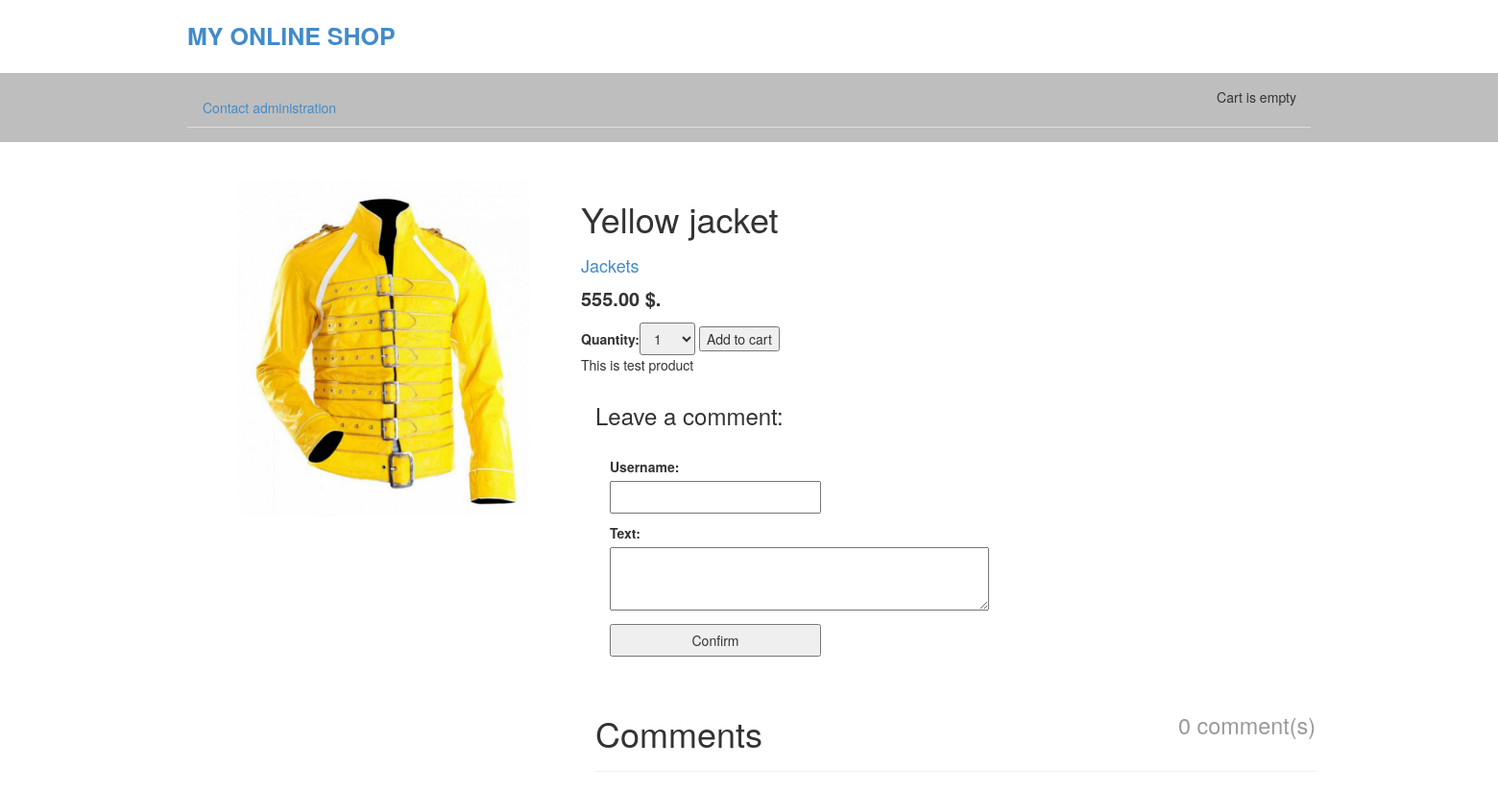
The app's page /2/yellow-jacket/ with its own data.
### shop/models.py (models this page shows, shortened)
class Product(models.Model):
    category = models.ForeignKey(Category, related_name='products', verbose_name="Category", on_delete=models.PROTECT)
    name = models.CharField(max_length=200, db_index=True, verbose_name="Name")
    slug = models.SlugField(max_length=200, db_index=True)
    image = models.ImageField(upload_to='products/%Y/%m/%d/', blank=True, verbose_name="Product image")
    description = models.TextField(blank=True, verbose_name="description")
    price = models.DecimalField(max_digits=10, decimal_places=2, verbose_name="Price")
    stock = models.PositiveIntegerField(verbose_name="In stock")
    available = models.BooleanField(default=True, verbose_name="Available")
    created = models.DateTimeField(auto_now_add=True)
    updated = models.DateTimeField(auto_now=True)
    class Meta:
        ordering = ['name']
        index_together = [
            ['id', 'slug']
        ]

class Category(models.Model):
    name = models.CharField(max_length=200, db_index=True)
    slug = models.SlugField(max_length=200, db_index=True, unique=True)
    class Meta:
        ordering = ['name']
        verbose_name = 'Category'
        verbose_name_plural = 'Categories'
    def __str__(self):
        return self.name
    def get_absolute_url(self):
        return reverse('shop:ProductListByCategory', args=[self.slug])

### shop/views.py (the view)
# urls.py: url(r'^(?P<id>\d+)/(?P<slug>[-\w]+)/$', views.ProductDetail, name='ProductDetail'),
def ProductDetail(request, id, slug):
    product = get_object_or_404(Product, id=id, slug=slug, available=True)
    cart_product_form = CartAddProductForm()
    form = CommentCreateForm()
    context = {
        'product': product,
        'cart_product_form': cart_product_form,
        'form': form,
        'comments': Comment.objects.filter(product=product)
    }
    context.update(csrf(request))
    if request.method == 'POST':
        form = CommentCreateForm(request.POST)
        if form.is_valid():
            Comment.objects.create(product=product, username=form.data['username'], text=form.data['text'])
            return render_to_response('shop/product/detail.html', context)
    return render_to_response('shop/product/detail.html', context)

### cart/forms.py
class CartAddProductForm(forms.Form):
    quantity = forms.TypedChoiceField(choices=PRODUCT_QUANTITY_CHOICES, coerce=int)
    update = forms.BooleanField(required=False, initial=False, widget=forms.HiddenInput)

### shop/forms.py
class CommentCreateForm(forms.ModelForm):
    text = forms.CharField(widget=forms.Textarea(attrs={'cols': 50, 'rows': 3}))
    class Meta:
        model = Comment
        fields = ['username', 'text']

### shop/templates/shop/product/detail.html (shortened to what this page needs)
{% extends "shop/base.html" %}
{% load static %}
{% block content %}
  <div class="product-detail">
    <div class="col-sm-4">
      <img src="{% if product.image %}{{ product.image.url }}{% else %}{% static "img/no-image.jpg"%}{% endif %}" class="img-responsive">
    </div>
    <div class="col-sm-8">
      <h1>{{ product.name }}</h1>
      <h2><a href="{{ product.category.get_absolute_url }}">{{ product.category }}</a></h2>
      <p class="price">
        {{ product.price }} $.
      </p>
      <form action="{% url "cart:CartAdd" product.id %}" method="post">
          {{ cart_product_form }}
          <input type="submit" value="Add to cart">
      </form>
      <span>
        {{ product.description | linebreaks}}
      </span>
      <div class="container">
          <div class="row">
              <div class="col-md-8">
                  <h3>Leave a comment: </h3>
                  <div class="col-sm-4">
                    <form class="order-form" action="." method="post">
                      {{ form.as_p }}
                      <input type="submit" value="Confirm">
                    </form>
                  </div>
              </div>
          </div>
      </div>
      <div class="container">
        <div class="row">
            <div class="col-md-8">
                <div class="page-header">
                    <h1><small class="pull-right">{{ comments|length }} comment(s)</small> Comments </h1>
                </div>
                </div>
            </div>
        </div>
    </div>
  </div>
{% endblock %}

### static/css/style.css (style rules this page uses)
.product-detail { margin-top: 40px; }
.price { font-weight: 600; font-size: 20px; }
.product-detail h2 { font-size: 18px; }
#id_quantity { padding: 5px 10px; border-radius: 3px; }
.order-form { margin-top: 20px; margin-bottom: 20px; }
.order-form label { display: block; }
.order-form input { width: 100%; padding: 5px 10px; }

### records on screen
Product: image (picture), name "Yellow jacket", category "Jackets", price "555.00", description "This is test product"

### other values on screen
{{ comments|length }} "0"
